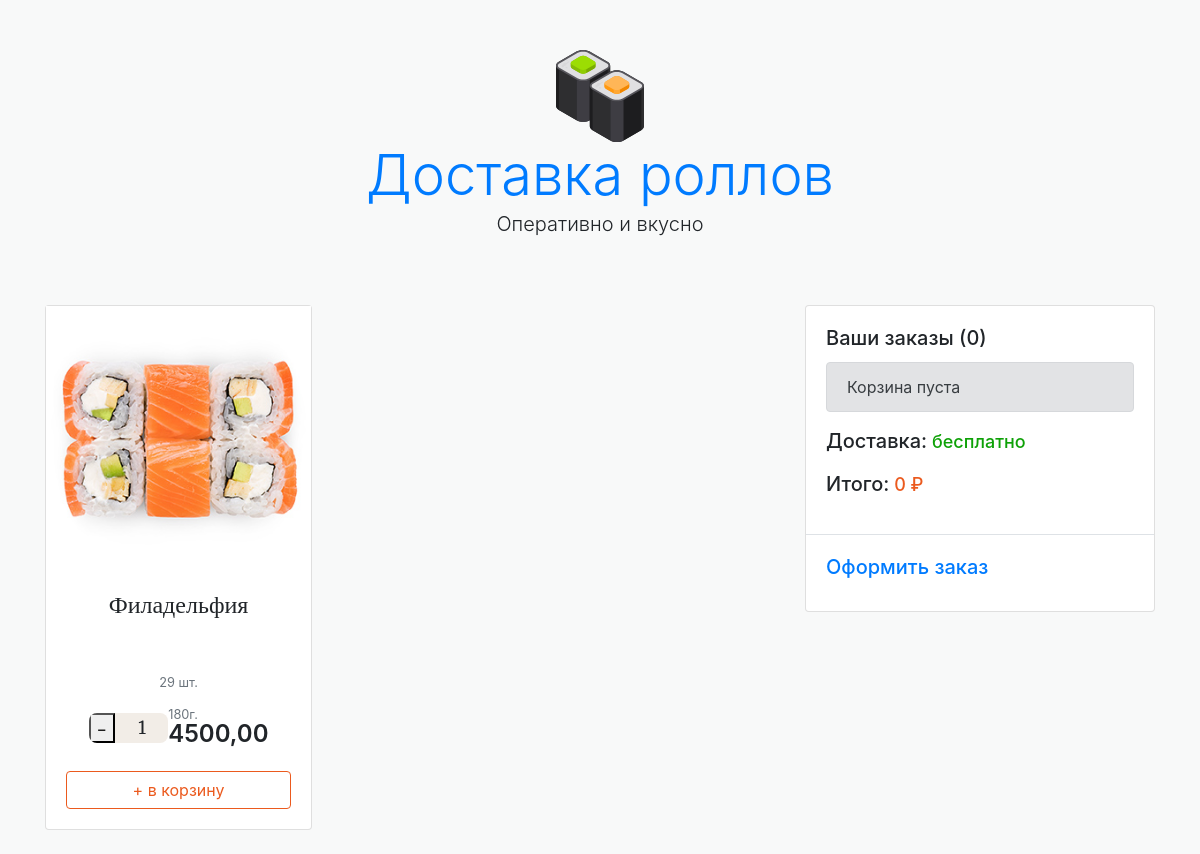
Screenshot of /product/4/ with the database file from the repository.
### products/models.py (models this page shows, shortened)
class Product(models.Model):
    name = models.CharField(max_length=64, blank=True, null=True, default=None) # Название продукта
    price = models.DecimalField(max_digits=10, decimal_places=2, default=0)     # Цена за еденицу
    nmb = models.IntegerField(default=0)                                        # Выбор колличества
    quantity_in_stock = models.IntegerField(default=0)                          # Количество товара на складе
    short_descpription = models.TextField(blank=True, null=True, default=None)  # Короткое описание продукта
    description = models.TextField(blank=True, null=True, default=None)         # Полное описание продукта
    is_active = models.BooleanField(default=True)                               # Включение и отключени продукта для отображения на сайте
    created = models.DateTimeField(auto_now_add=True, auto_now=False)
    updated = models.DateTimeField(auto_now_add=False, auto_now=True)
    def main_image(self):
        return self.productimage_set.get(is_main=True, is_active=True)
    class Meta:
        verbose_name = 'Товар'
        verbose_name_plural = 'Товары'

class ProductImage(models.Model):
    product = models.ForeignKey(Product, on_delete=models.CASCADE, blank=True, null=True, default=None)  # Связанная модель
    image = models.ImageField(upload_to="products_images/")                                              # Картинка продукта
    is_main = models.BooleanField(default=True)                                                          # Включение продукта из фото для отображения на сайте
    is_active = models.BooleanField(default=True)                                                        # Включение основной картинки для отображения на продукте
    created = models.DateTimeField(auto_now_add=True, auto_now=False)
    updated = models.DateTimeField(auto_now_add=False, auto_now=True)
    class Meta:
        verbose_name = 'Фотография'
        verbose_name_plural = 'Фотографии'

### products/views.py (the view)
# urls.py: path('product/<product_id>/', product, name="product"),
def product(request, product_id):
    product_image = ProductImage.objects.filter(is_active=True, is_main=True)
    product = Product.objects.get(id=product_id)
    session_key = request.session.session_key
    if not session_key:
        request.session.cycle_key()
    print(request.session.session_key)
    return render(request, 'products/product.html', {'products_images': product_image, 'product': product})

### orders/context_processors.py (called while the page is built)
def getting_basket_info(request):
    session_key = request.session.session_key
    if not session_key:
        request.session["session_key"] = 123
        request.session.cycle_key()
    products_in_basket = ProductInBasket.objects.filter(session_key=session_key, is_active=True, order__isnull=True)
    products_total_nmb = products_in_basket.count()
    all_products_in_order = products_in_basket
    order_total_price = 0
    for item in all_products_in_order:
        order_total_price += item.total_price
    return locals()

### templates/products/product.html (shortened to what this page needs)
{% extends 'base.html' %}
{% load static %}
{% block content %}
      <div class="col-md-6">
         <form id="form_buying_product" method="POST" class="form-inline" action="{% url 'basket_adding' %}">
            <div class="card mb-4" data-id="{{ product.id }}">
               <img src="{{ product.main_image.image.url }}" class="product-img" alt="">
               <div class="card-body text-center">
                  <h4 id="user_name_input" class="item-title">{{ product.name }}</h4>
                  <p><small data-items-in-box class="text-muted">{{ product.quantity_in_stock }} шт.</small></p>
                  <div class="details-wrapper">
                     <div class="items counter-wrapper">
                        <button type="button" onclick="this.nextElementSibling.stepDown()">-</button>
                        <input type="number" id="number" name="number" min="1" max="{{ product_image.product.quantity_in_stock }}" value="1" readonly class="raz">
                     </div>
                     <div class="price">
                        <div class="price__weight">180г.</div>
                        <div class="price__currency">{{ product.price }}</div>
                     </div>
                  </div>
                  {% if product.quantity_in_stock > 0 %}
                     <button data-cart type="submit" id="submit_btn" class="btn btn-block btn-outline-warning"
                     data-product_id = "{{ product.id }}"
                     data-image = "{{ product.main_image.image.url }}"
                     data-name = "{{ product.name }}"
                     data-price = "{{ product.price }}"
                     data-quantity = "{{ product.quantity_in_stock }}"
                     >+ в корзину</button>
                  {% else %}
                  Нет на складе
                  {% endif %}
               </div>
            </div>
         </form>
      </div>
{% endblock %}

### static/static/main.css (style rules this page uses)
body, html { background-color: #F8F9F9; height: 100%; }
h3, h4 { font-family: 'Merriweather', serif; }
.raz { all: unset; -moz-appearance: textfield; width: 3em; text-align: center; }
.product-img { width: 265px; height: auto; margin-left: auto; margin-right: auto; }
.item-title { font-size: 1.5rem; font-weight: 500; font-family: 'Merriweather', serif; height: 70px; }
.details-wrapper { display: flex; justify-content: space-between; align-items: center; margin-bottom: 25px; width: 80%; margin-left: auto; margin-right: auto; }
.items { font-family: 'Merriweather', serif; background: #f2ede7; border-radius: 8px; width: 120px; display: flex; font-size: 18px; height: 30px; overflow: hidden; }
.price { text-align: left; }
.price__weight { color: #6c757d!important; font-size: 80%; line-height: 1; }
.price__currency { font-size: 1.5rem; font-weight: 600; line-height: 1; }
.btn-outline-warning { color: #eb5a1e; border-color: #eb5a1e; }

### rows the page displays
Product: main_image.image (picture), name "Филадельфия", quantity_in_stock "29", price "4500,00"
